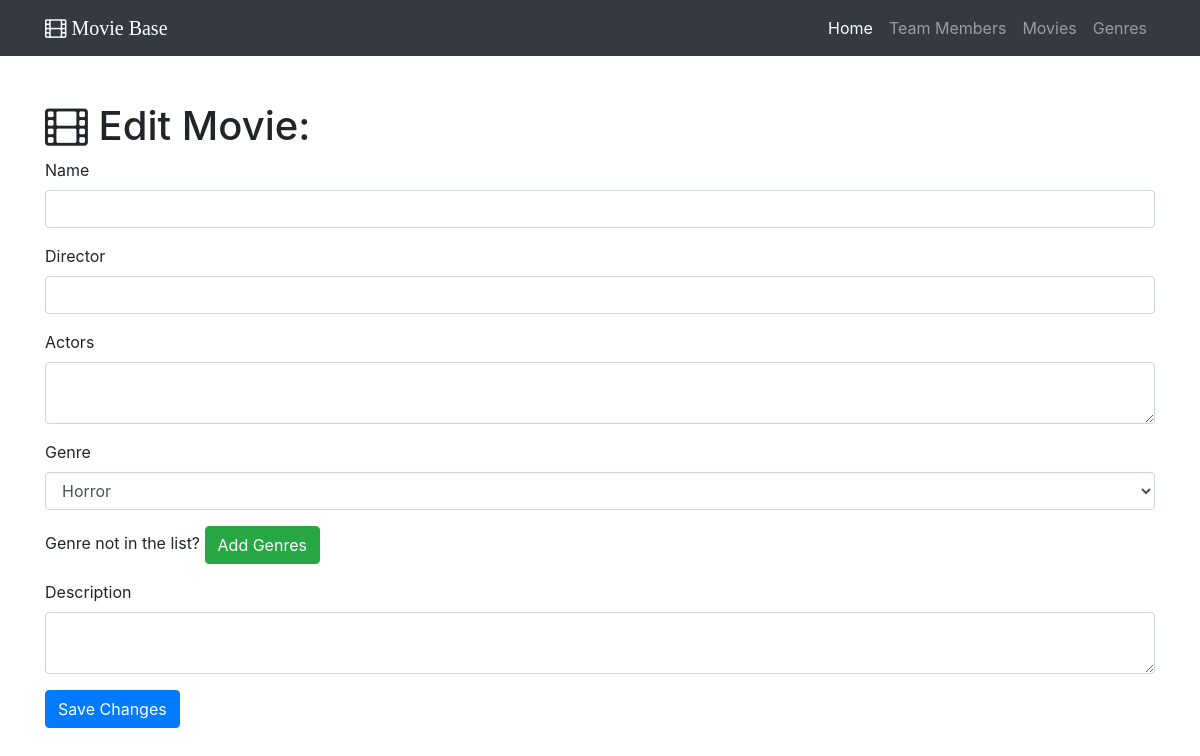
The app's page /movie/edit/4, older data.
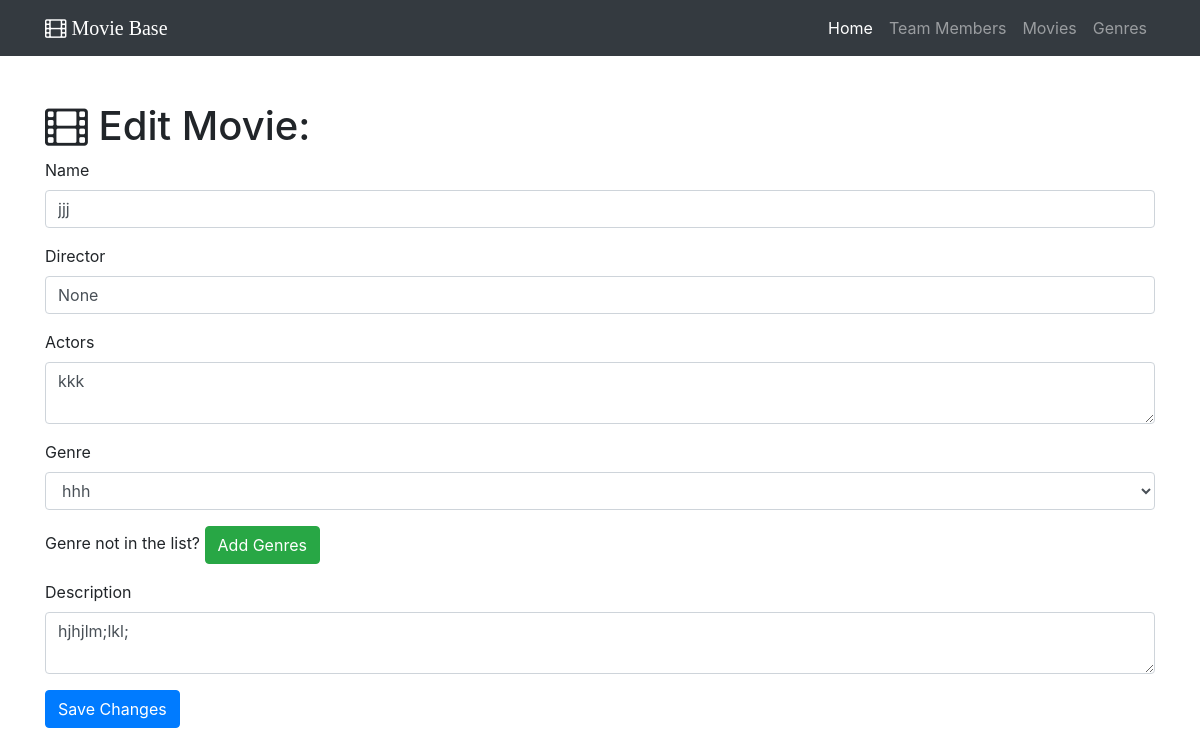
The same page, newer data.
### base.py (models this page shows)
class Movie(db.Model):
    __tablename__ = 'movies'
    id = db.Column(db.Integer, primary_key=True)
    name = db.Column(db.String(64))
    director = db.Column(db.String(64))
    actors = db.Column(db.String(64))
    description = db.Column(db.Text)
    genre_id = db.Column(db.Integer, db.ForeignKey('genres.id'))

### base.py (the view, shortened to what this page needs)
@app.route('/movie/edit/<int:id>', methods=['GET', 'POST'])
def edit_movie(id):
    movie = Movie.query.filter_by(id=id).first()
    genres = Genre.query.all()
    if request.method == 'GET':
        return render_template('movie-edit.html', movie=movie, genres=genres)

### templates/movie-edit.html (shortened to what this page needs)
{% extends "home-base.html"%}
{% block page_content%}
  <div class="container">
    <h1 class="mt-5"><i class="fa fa-film" aria-hidden="true"></i> Edit Movie:</h1>
    <form action="/movie/edit/{{movie.id}}" method="post">
      <div class="form-group">
        <label>Name</label>
        <input class="form-control" type="text" name="name" value="{{movie.name}}" required="true">
      </div>
      <div class="form-group">
        <label>Director</label>
        <input class="form-control" type="text" name="director" value="{{movie.director}}" required="true">
      </div>
      <div class="form-group">
        <label>Actors</label>
        <textarea class="form-control" name="actors" required="true">{{movie.actors}}</textarea>
      </div>
      <div class="form-group">
        <label>Genre</label>
        <select class="form-control" name="genre">
          {% for genre in genres %}
            {% if genre == movie.genre %}
              <option selected="selected">{{genre.name}}</option>
            {% else %}
              <option>{{genre.name}}</option>
            {% endif %}
          {% endfor %}
        </select>
      </div>
      <div class="form-group">
        Genre not in the list? <a href="/genre/add" class="btn btn-success" role="button" aria-disabled="true">Add Genres</a>
      </div>
      <div class="form-group">
        <label>Description</label>
        <textarea class="form-control" name="description" required="true">{{movie.description}}</textarea>
      </div>
      <button type="submit" class="btn btn-primary">Save Changes</button>
    </form>
  </div>
{% endblock%}

Row changes from the older to the newer data that the page shows:
added Movie: name "jjj", director "None", actors "kkk", description "hjhjlm;lkl;"
Text that changed along with them:
form field genre: "Horror" → "hhh"
